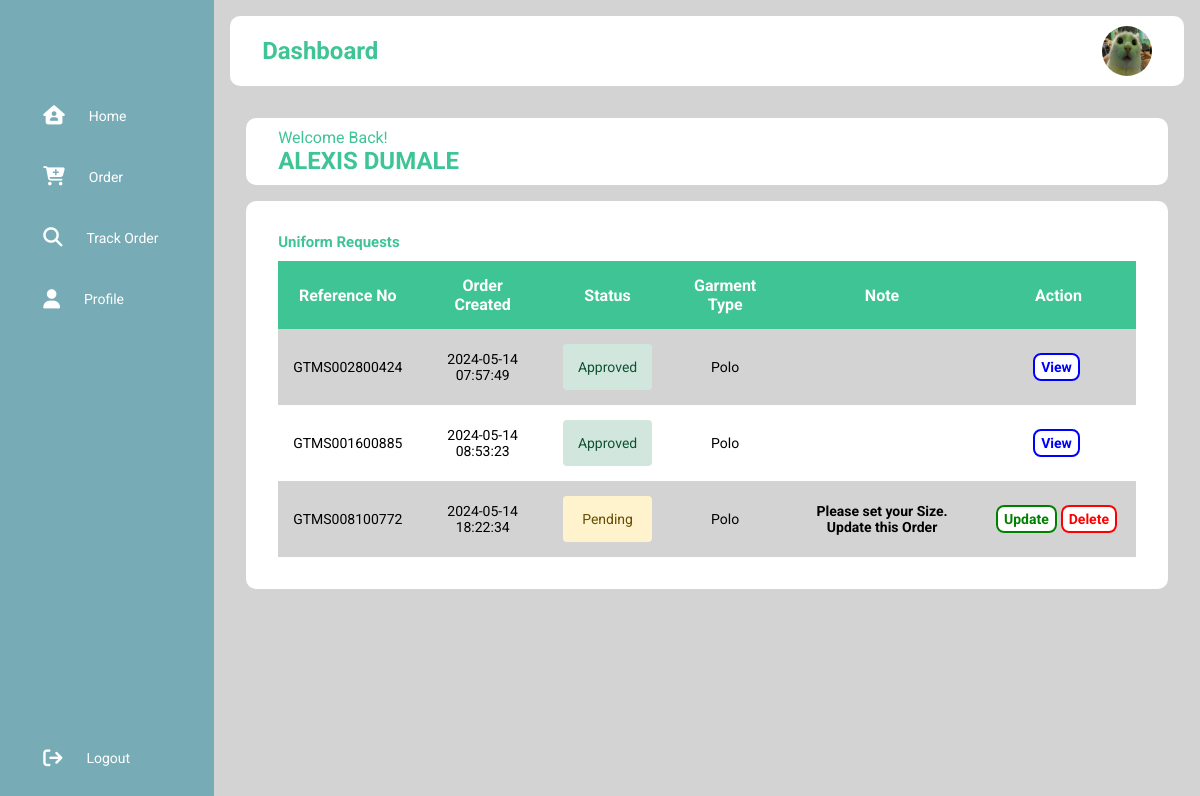
Screenshot of /user/index.php?action=login_success (signed in) with the database file from the repository.
### tables this page shows
CREATE TABLE `users` (
  `id` int(11) NOT NULL,
  `student_id` varchar(25) NOT NULL,
  `firstname` varchar(50) NOT NULL,
  `lastname` varchar(25) NOT NULL,
  `gender` varchar(10) NOT NULL,
  `email_address` varchar(50) NOT NULL,
  `password` varchar(255) NOT NULL,
  `contact_no` varchar(12) NOT NULL,
  `address` varchar(255) NOT NULL,
  `course` varchar(255) NOT NULL,
  `academic_year` varchar(255) NOT NULL,
  `access_level` varchar(25) NOT NULL,
  `image_profile` varchar(255) NOT NULL,
  `created` timestamp NOT NULL DEFAULT current_timestamp(),
  `modified` datetime NOT NULL DEFAULT current_timestamp()
);

CREATE TABLE `orders` (
  `id` int(11) NOT NULL,
  `reference_no` varchar(15) NOT NULL,
  `student_id` varchar(20) NOT NULL,
  `amount` varchar(50) NOT NULL,
  `garment_type` varchar(50) NOT NULL,
  `garment_id` varchar(11) NOT NULL,
  `gender` varchar(10) NOT NULL,
  `notes` varchar(555) NOT NULL,
  `status` varchar(20) NOT NULL,
  `created` datetime NOT NULL DEFAULT current_timestamp(),
  `modified` timestamp NOT NULL DEFAULT current_timestamp()
);

### object/user.php (called while the page is built, shortened)
<?php
class User {
	private $conn;
	private $table_name = "users";
	public function __construct($db) {
		$this->conn = $db;
	}
	function getProfileimage($user_id){
			$query = "SELECT image_profile
		FROM
			" . $this->table_name . "
		WHERE
			id = {$user_id}
		LIMIT 0,1";
		$stmt = $this->conn->prepare($query);
		$stmt->execute();
		$row = $stmt->fetch(PDO::FETCH_ASSOC);
		$this->image_profile=$row['image_profile'];
	}
}
?>

### object/order.php (called while the page is built, shortened)
<?php
class Order{
    private $conn;
    private $table_name = "orders";
    public $student_id;
    public function __construct($db){
        $this->conn = $db;
    }
    function readAll(){
        $query = "SELECT *
                    FROM
                    " . $this->table_name ."
                    WHERE student_id = :student_id";
        $stmt = $this->conn->prepare($query);
        $stmt->bindParam(":student_id", $this->student_id);
        $stmt->execute();
        return $stmt;
    }
}
?>

### config/core.php (called while the page is built, shortened)
<?php
$home_url="http://localhost/gtms/";
?>

### user/index.php (the view, shortened to what this page needs)
<?php
include_once '../config/core.php';
include_once '../object/order.php';
include_once '../object/user.php';
$database = new Database();
$db = $database->getConnection();
$order = new Order($db);
$user = new User($db);
$user_id = $_SESSION['user_id'];
$user->getProfileimage($user_id);
$order->student_id = $_SESSION['student_id'];
$stmt = $order->readAll();
$num = $stmt->rowCount();
$page_title = "Dashboard";
include_once 'sidebar.php';
include_once 'layout_head.php';
?>
<div class="main_content">
    <div class="header_wrapper">
        <div class="header_title">
            <span>Welcome Back!</span>
            <h2>
                <?php
                echo $_SESSION['firstname'];
                echo $_SESSION['lastname'];
                ?>
            </h2>
        </div>
    </div>
    <div class="panel_container">
        <h3 class="main_title">Uniform Requests</h3>
        <div class="panel_wrapper">
            <?php
            if ($num > 0 ) {
                echo "<div class='table_container'>";
                echo "<table>";
                echo "<thead>";
                echo "<tr>";
                echo "<th>Reference No</th>";
                echo "<th>Order Created</th>";
                echo "<th>Status</th>";
                echo "<th>Garment Type</th>";
                echo "<th>Note</th>";
                echo "<th>Action</th>";
                echo "</tr>";
                echo "</thead>";
                echo "<tbody>";
                while ($row = $stmt->fetch(PDO::FETCH_ASSOC)) {
                    extract($row);
                    echo "<tr>";
                    echo "<td>{$reference_no}</td>";
                    echo "<td>{$created}</td>";
                    echo "<td>";
                    if ($status == "Pending") {
                        echo "<div class='status-message-pending'>";
                            echo "{$status}";
                        echo "</div>";
                    }elseif($status == "Approved"){
                        echo "<div class='status-message-approved'>";
                            echo "{$status}";
                        echo "</div>";
                    }else{
                        echo "<div class='status-message-declined'>";
                            echo "{$status}";
                        echo "</div>";
                    }
                    echo "</td>";
                    echo "<td>";
                        echo "{$garment_type}";
                    echo "</td>";
                    echo "<td>";
                        if ($status == "Pending") {
                            echo "<strong>Please set your Size. Update this Order</strong>";
                        }else{
                        }
                    echo "</td>";
                    echo "<td>";
                        if ($status == "Pending") {
                            echo "<a href='update_request.php?oid={$id}' class='action_btn2'>Update</a>";
                            echo "<a delete-id='{$id}' class='action_btn3 delete-object'>Delete</a>";
                        }elseif($status == "Approved"){
                            echo "<a href='{$home_url}user/view_request.php?oid={$id}' class='action_btn1'>View</a>";
                        }else{
                            echo "<a href='{$home_url}user/view_request.php?oid={$id}' class='action_btn1'>View</a>";
                            echo "<a href='update_request.php?oid={$id}' class='action_btn2'>Update</a>";
                        }
                    echo "</td>";
                    echo "</tr>";
                }
                echo "</tbody>";
                echo "</table>";
                echo "</div>";
            }else{
                echo "<div class='message-box-failed'>";
                    echo "No uniform request.";
                echo "</div>";
            }
            ?>
        </div>
    </div>
</div>
<?php
include_once 'layout_foot.php';
?>

### user/sidebar.php
<div class="sidebar">
      <div class="logo"></div>
      <ul class="menu">
          <li class="dash">
              <a href="index.php">
                  <i class="fa-solid fa-house-user"></i>
                  <span>Home</span>
              </a>
          </li>
          <li class='items'>
              <a href="order.php">
                  <i class="fa-solid fa-cart-plus"></i>
                  <span>Order</span>
              </a>
          </li>
          <li class='items'>
             <a href="tracking.php">
                  <i class="fa-solid fa-magnifying-glass"></i>
                  <span>Track Order</span>
              </a>
          </li>
          <li class='items'>
              <a href="profile.php">
                  <i class="fa-solid fa-user"></i>
                  <span>Profile</span>
              </a>
          </li>
          <li class="logout">
              <a href="../logout.php">
                  <i class="fa-solid fa-arrow-right-from-bracket"></i>
                  <span>Logout</span>
              </a>
          </li>
      </ul>
  </div>

### user/layout_head.php (shortened to what this page needs)
<!DOCTYPE html>
<html>
<head>
    <link rel="stylesheet" href="https://cdnjs.cloudflare.com/ajax/libs/font-awesome/6.5.2/css/all.min.css"/>
    <link rel="stylesheet" href="../libs/css/user-style.css">
</head>
<body>
<?php
if ($page_title =="Profile") {
    echo "<div class='main_content'>";
        echo "<div class='header_wrapper'>";
            echo "<div class='header_title'>";
                echo "<h2>{$page_title}</h2>";
                echo "<h2>Student ID: {$user->student_id}</h2>";
                echo "";
            echo "</div>";
        echo "<div class='user_info'>";
                echo isset($user->image_profile) ? "<img src='uploads/{$_SESSION['user_id']}/{$user->image_profile}' alt='User Image'>" : "No image found. </br>";
            echo "</div>";
        echo "</div>";
    }else{
    echo "<div class='main_content'>";
    echo "<div class='header_wrapper'>";
        echo "<div class='header_title'>";
            echo "<h2>$page_title</h2>";
        echo "</div>";
        echo "<div class='user_info'>";
            echo isset($user->image_profile) ? "<img src='uploads/{$_SESSION['user_id']}/{$user->image_profile}' alt='User Image'>" : "No image found. </br>";
        echo "</div>";
    echo "</div>";
}
?>

### user/layout_foot.php (shortened to what this page needs)
</body>
</html>

### libs/css/user-style.css (style rules this page uses)
* { margin: 0; padding: 0; border: none; outline: none; box-sizing: border-box; font-family: Roboto; }
body { display: flex; }
.sidebar { position: sticky; top: 0; left: 0; bottom: 0; width: 110px; height: 100vh; padding: 0 1.7rem; color: white; overflow: hidden; transition: all 0.5s linear; background: #77acb7; }
.logo { height: 80px; padding: 16px; }
.menu { height: 88%; position: relative; list-style: none; padding: 0; }
.menu li { padding: 1rem; margin: 10px 0; border-radius: 8px; transition: all 0.5s ease-in-out; }
.menu a { color: white; font-size: 14px; text-decoration: none; display: flex; align-items: center; gap: 1.5rem; }
.menu a span { overflow: hidden; }
.menu a i { font-size: 1.2rem; }
.logout { position: absolute; bottom: 0; left: 0; width: 100%; }
.main_content { position: relative; background: lightgray; width: 100%; padding: 1rem; }
.header_wrapper img { width: 50px; height: 50px; cursor: pointer; border-radius: 100%; }
.header_wrapper { display: flex; justify-content: space-between; align-items: center; flex-wrap: wrap; background: white; border-radius: 10px; padding: 10px 2rem; margin-bottom: 1rem; }
.header_title { color: #3fc495; }
.user_info { display: flex; align-items: center; gap: 1rem; }
.panel_container { background: white; padding: 2rem; border-radius: 10px; margin: auto; }
.panel_wrapper { display: flex; flex-wrap: wrap; gap: 1rem; }
.main_title { color: #3fc495; padding-bottom: 10px; font-size: 15px; }
.table_container { width: 100%; margin: 0 auto; }
table { width: 100%; border-collapse: collapse; }
thead { background-color: #3fc495; color: white; }
th { padding: 15px; text-align: center; }
tbody { background: lightgray; }
td { text-align: center; padding: 15px; font-size: 14px; color: black; }
tr:nth-child(even) { background: white; }
.action_btn1, .action_btn2, .action_btn3 { text-decoration: none; border-radius: 8px; font-weight: bold; background-color: white; transition-duration: 0.3s; margin-right: 4px; padding: 4px 6px; }
.action_btn1 { border: 2px solid blue; color: blue; }
.action_btn2 { border: 2px solid green; color: green; }
.action_btn3 { border: 2px solid red; color: red; }
.status-message-pending { color: #664d03; background-color: #fff3cd; border-color: #ffecb5; border-radius: .25rem; padding: 15px; }
.status-message-approved { color: #0f5132; background-color: #d1e7dd; border-color: #badbcc; border-radius: .25rem; padding: 15px; }

### rows the page displays
users: image_profile (picture)
orders: reference_no "GTMS002800424", created "2024-05-14 07:57:49", status "Approved", garment_type "Polo"
orders: reference_no "GTMS001600885", created "2024-05-14 08:53:23", status "Approved", garment_type "Polo"
orders: reference_no "GTMS008100772", created "2024-05-14 18:22:34", status "Pending", garment_type "Polo", shows "Please set your Size. Update this Order"

### other values shown
$page_title "Dashboard"
$_SESSION['firstname'] "ALEXIS"
$_SESSION['lastname'] "DUMALE"
